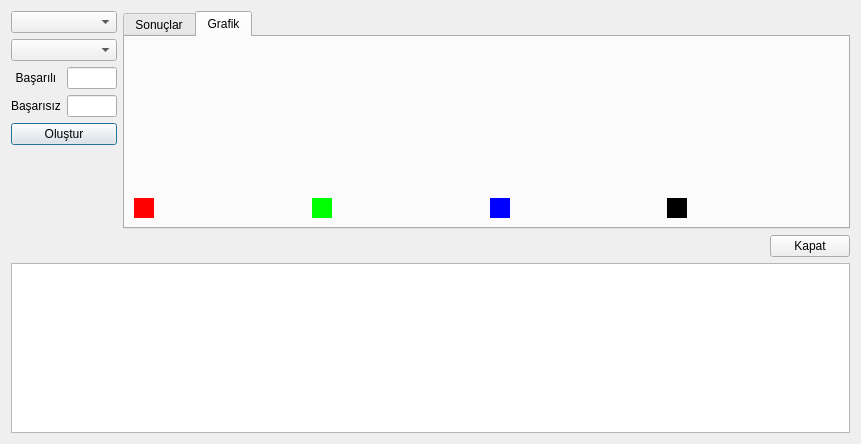
<?xml version="1.0" encoding="UTF-8"?>
<ui version="4.0">
 <class>kRapor</class>
 <widget class="QDialog" name="kRapor">
  <property name="geometry">
   <rect>
    <x>0</x>
    <y>0</y>
    <width>861</width>
    <height>444</height>
   </rect>
  </property>
  <property name="windowTitle">
   <string>Dialog</string>
  </property>
  <layout class="QGridLayout" name="gridLayout_2">
   <item row="0" column="0">
    <layout class="QGridLayout" name="gridLayout">
     <item row="1" column="0" colspan="2">
      <widget class="QComboBox" name="cbKistas">
       <property name="sizePolicy">
        <sizepolicy hsizetype="Preferred" vsizetype="Fixed">
         <horstretch>0</horstretch>
         <verstretch>0</verstretch>
        </sizepolicy>
       </property>
      </widget>
     </item>
     <item row="0" column="0" colspan="2">
      <widget class="QComboBox" name="cbSinav"/>
     </item>
     <item row="4" column="0" colspan="2">
      <widget class="QPushButton" name="btnOlustur">
       <property name="text">
        <string>Oluştur</string>
       </property>
      </widget>
     </item>
     <item row="2" column="1">
      <widget class="QLineEdit" name="txtYuzdeUst">
       <property name="sizePolicy">
        <sizepolicy hsizetype="Fixed" vsizetype="Fixed">
         <horstretch>0</horstretch>
         <verstretch>0</verstretch>
        </sizepolicy>
       </property>
       <property name="maximumSize">
        <size>
         <width>50</width>
         <height>16777215</height>
        </size>
       </property>
      </widget>
     </item>
     <item row="2" column="0">
      <widget class="QLabel" name="lblUst">
       <property name="text">
        <string>Başarılı</string>
       </property>
       <property name="alignment">
        <set>Qt::AlignCenter</set>
       </property>
      </widget>
     </item>
     <item row="3" column="0">
      <widget class="QLabel" name="lblAlt">
       <property name="text">
        <string>Başarısız</string>
       </property>
       <property name="alignment">
        <set>Qt::AlignCenter</set>
       </property>
      </widget>
     </item>
     <item row="3" column="1">
      <widget class="QLineEdit" name="txtYuzdeAlt">
       <property name="sizePolicy">
        <sizepolicy hsizetype="Fixed" vsizetype="Fixed">
         <horstretch>0</horstretch>
         <verstretch>0</verstretch>
        </sizepolicy>
       </property>
       <property name="maximumSize">
        <size>
         <width>50</width>
         <height>16777215</height>
        </size>
       </property>
      </widget>
     </item>
    </layout>
   </item>
   <item row="0" column="1" rowspan="3">
    <widget class="QTabWidget" name="tabWidget">
     <property name="currentIndex">
      <number>1</number>
     </property>
     <widget class="QWidget" name="tab_5">
      <attribute name="title">
       <string>Sonuçlar</string>
      </attribute>
      <layout class="QGridLayout" name="gridLayout_3">
       <item row="0" column="0">
        <widget class="QTableWidget" name="tableWidget"/>
       </item>
      </layout>
     </widget>
     <widget class="QWidget" name="tab_6">
      <attribute name="title">
       <string>Grafik</string>
      </attribute>
      <layout class="QGridLayout" name="gridLayout_4">
       <item row="1" column="5">
        <widget class="QLabel" name="lbl3p">
         <property name="maximumSize">
          <size>
           <width>16777215</width>
           <height>20</height>
          </size>
         </property>
         <property name="text">
          <string/>
         </property>
        </widget>
       </item>
       <item row="1" column="2">
        <widget class="QLabel" name="lbl2">
         <property name="maximumSize">
          <size>
           <width>20</width>
           <height>20</height>
          </size>
         </property>
         <property name="styleSheet">
          <string notr="true">background-color: rgb(0, 255, 0);</string>
         </property>
         <property name="text">
          <string/>
         </property>
        </widget>
       </item>
       <item row="1" column="1">
        <widget class="QLabel" name="lbl1p">
         <property name="maximumSize">
          <size>
           <width>16777215</width>
           <height>20</height>
          </size>
         </property>
         <property name="text">
          <string/>
         </property>
        </widget>
       </item>
       <item row="1" column="0">
        <widget class="QLabel" name="lbl1">
         <property name="maximumSize">
          <size>
           <width>20</width>
           <height>20</height>
          </size>
         </property>
         <property name="styleSheet">
          <string notr="true">background-color: rgb(255, 0, 0);</string>
         </property>
         <property name="text">
          <string/>
         </property>
        </widget>
       </item>
       <item row="1" column="6">
        <widget class="QLabel" name="lbl4">
         <property name="maximumSize">
          <size>
           <width>20</width>
           <height>20</height>
          </size>
         </property>
         <property name="styleSheet">
          <string notr="true">background-color: rgb(0, 0, 0);</string>
         </property>
         <property name="text">
          <string/>
         </property>
        </widget>
       </item>
       <item row="1" column="7">
        <widget class="QLabel" name="lbl4p">
         <property name="maximumSize">
          <size>
           <width>16777215</width>
           <height>20</height>
          </size>
         </property>
         <property name="text">
          <string/>
         </property>
        </widget>
       </item>
       <item row="0" column="0" colspan="8">
        <widget class="QSint::BarChartPlotter" name="cizelge" native="true"/>
       </item>
       <item row="1" column="4">
        <widget class="QLabel" name="lbl3">
         <property name="maximumSize">
          <size>
           <width>20</width>
           <height>20</height>
          </size>
         </property>
         <property name="styleSheet">
          <string notr="true">background-color: rgb(0, 0, 255);</string>
         </property>
         <property name="text">
          <string/>
         </property>
        </widget>
       </item>
       <item row="1" column="3">
        <widget class="QLabel" name="lbl2p">
         <property name="maximumSize">
          <size>
           <width>16777215</width>
           <height>20</height>
          </size>
         </property>
         <property name="text">
          <string/>
         </property>
        </widget>
       </item>
      </layout>
     </widget>
    </widget>
   </item>
   <item row="1" column="0">
    <widget class="QLabel" name="label">
     <property name="text">
      <string/>
     </property>
    </widget>
   </item>
   <item row="2" column="0">
    <spacer name="verticalSpacer">
     <property name="orientation">
      <enum>Qt::Vertical</enum>
     </property>
     <property name="sizeHint" stdset="0">
      <size>
       <width>20</width>
       <height>40</height>
      </size>
     </property>
    </spacer>
   </item>
   <item row="4" column="0" colspan="2">
    <widget class="QTableView" name="tableViewCizelge">
     <property name="maximumSize">
      <size>
       <width>16777215</width>
       <height>200</height>
      </size>
     </property>
    </widget>
   </item>
   <item row="3" column="0" colspan="2">
    <layout class="QHBoxLayout" name="horizontalLayout_2">
     <item>
      <spacer name="horizontalSpacer_2">
       <property name="orientation">
        <enum>Qt::Horizontal</enum>
       </property>
       <property name="sizeHint" stdset="0">
        <size>
         <width>40</width>
         <height>20</height>
        </size>
       </property>
      </spacer>
     </item>
     <item>
      <widget class="QPushButton" name="btnKapat">
       <property name="text">
        <string>Kapat</string>
       </property>
      </widget>
     </item>
    </layout>
   </item>
  </layout>
 </widget>
 <customwidgets>
  <customwidget>
   <class>QSint::BarChartPlotter</class>
   <extends>QWidget</extends>
   <header location="global">charts/barchartplotter.h</header>
   <container>1</container>
  </customwidget>
 </customwidgets>
 <resources/>
 <connections/>
</ui>
